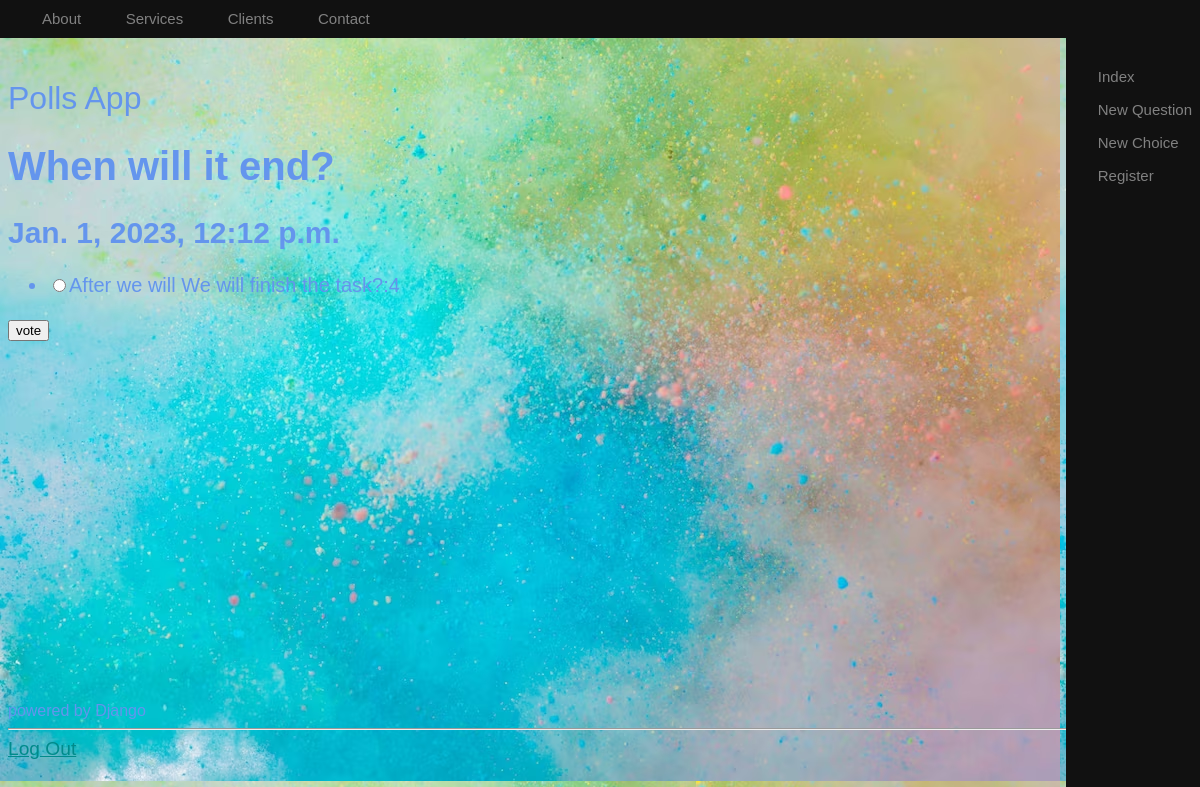
The app's page /polls/5/ with its own data.
### polls/models.py (models this page shows, shortened)
class Question(models.Model):
    question_text = models.CharField(max_length=200, validators=[
                                     validateCleanLang, validators.MinLengthValidator(5)])
    pub_date = models.DateTimeField('Date published')

class Choice(models.Model):
    question = models.ForeignKey(Question, on_delete=models.CASCADE)
    choice_text = models.CharField(max_length=200)
    votes = models.IntegerField(default=0)

### polls/views/pollsView.py (the view)
# urls.py: path('<int:question_id>/', views.Detail.as_view(), name='detail'),
class Detail(View):
    def get(self, request, question_id):
        """get from session"""
        """delete from session"""
        un = request.session.pop('username', 'guest')
        session_username = request.session.get('username', 'no one')
        expiratin = request.session.get_expiry_age()
        expiratin = request.session.get_expiry_date()
        request.session.set_expiry(60)
        expiratin = request.session.get_expiry_age()
        """A way to delete a session"""
        """Another way to restrict View for authenticated users only"""
        question = get_object_or_404(Question, pk=question_id)
        return render(request=request, template_name='polls/detail.html', context={'question': question})
    """Using Redirect"""

### polls/templates/polls/detail.html (shortened to what this page needs)
{% extends 'polls/base.html' %}
    {% block content %}
    <h1>{{ question.question_text }}</h1>
    <h2>{{question.pub_date}}</h2>
    <form action="{% url 'polls:vote' question.id %}" method="post">
        {% if question.choice_set %}
        <ul>
            {% for choice in question.choice_set.all %}
            <li><input type="radio" name="choice" id="choice{{forloop.counter}}"
                    value="{{choice.id}}" />{{choice.choice_text}}:{{choice.votes}}</li>
            {% endfor %}
        </ul>
        <input type="submit" value="vote" />
        {% endif %}
        {% endblock %}

### polls/static/polls/style.css (style rules this page uses)
body { flex: auto; background-image: url('./images/background.png'); margin-top: 80px; }

### records on screen
Question: question_text "When will it end?", pub_date "Jan. 1, 2023, 12:12 p.m."
Choice: choice_text "After we will We will finish the task?", votes "4"
